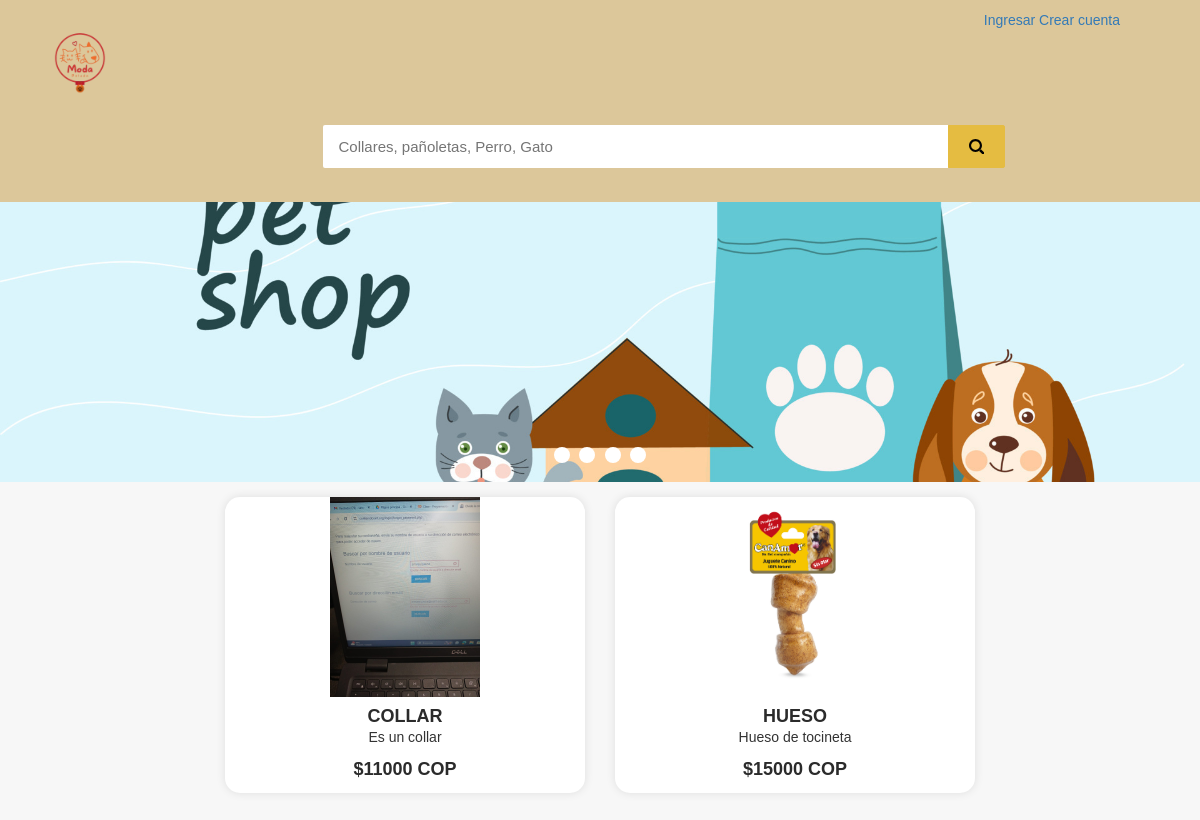
The app's page /, older data.
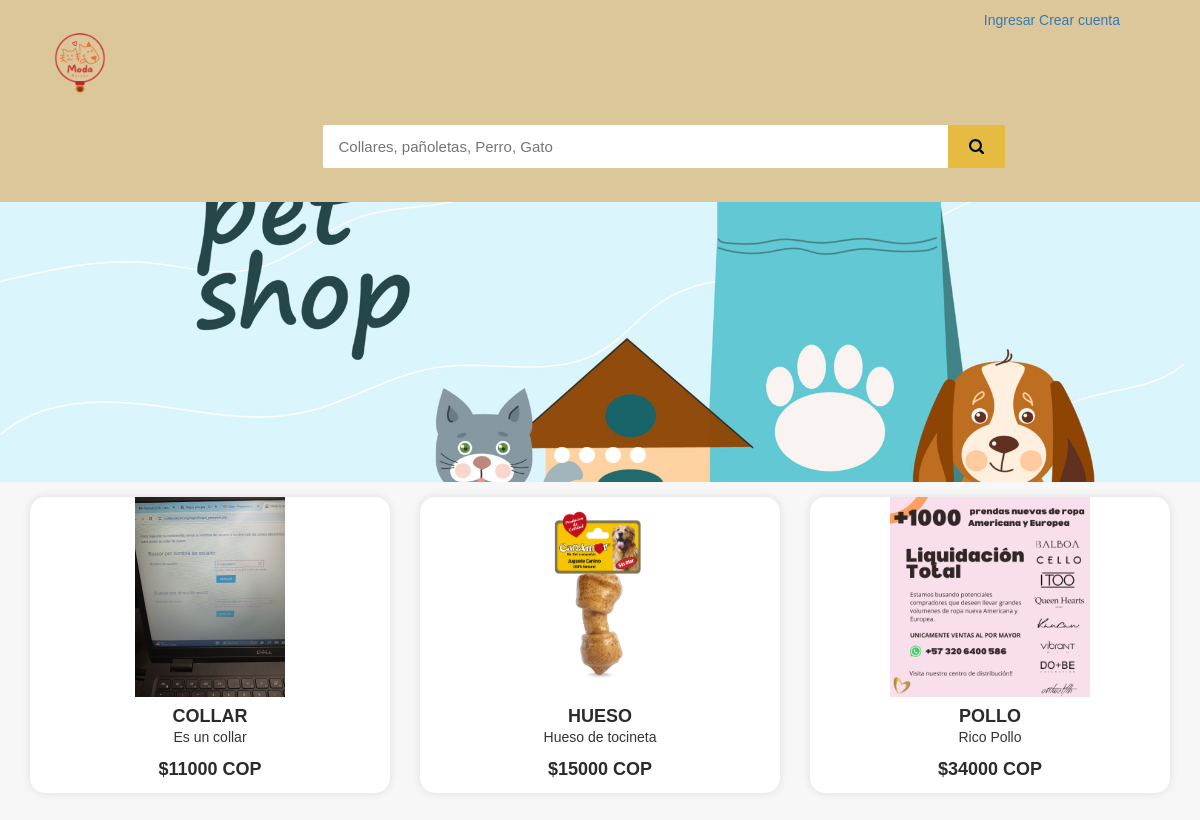
The same page, newer data.
### products/models.py (models this page shows, shortened)
class Product(models.Model):
    name=models.CharField(max_length=40)
    description=models.CharField(max_length=40)
    product_image= models.ImageField(upload_to='product_image/',null=True,blank=True)
    price = models.PositiveIntegerField()
    category = models.CharField(max_length = 70)
    quantity = models.IntegerField()

### products/views.py (the view)
# urls.py: path('',productViews.home_view,name=''),
def home_view(request):
    products=models.Product.objects.all()
    return render(request,'customer_home.html',{'products':products})

### templates/customer_home.html (shortened to what this page needs)
{% extends 'base.html' %}
{% load static %}
{% block content %}
<div class="row">
  <div class="col-md-12">
    <div class="slider-container">
      <div class="menu">
        <label for="slide-dot-1"></label>
        <label for="slide-dot-2"></label>
        <label for="slide-dot-3"></label>
        <label for="slide-dot-4"></label>
      </div>
        <div class="slide slide-1"></div>
    </div>
  </div>
</div>
<div class="page-wrapper">
  {% if products %}
    {% for p in products %}
      <div class="el-wrapper">
        <div class="el-img">
          <img src="{% static p.product_image.url %}" alt="product pic">
        </div>
        <div class="el-info">
          <h4>{{ p.name }}</h4>
          <p>{{ p.description }}</p>
          <div class="el-price">
            ${{ p.price }} COP
          </div>
        </div>
      </div>
    {% endfor %}
  {% endif %}
</div>
{% endblock content %}

Row changes from the older to the newer data that the page shows:
added Product: product_image (picture), name "POLLO", description "Rico Pollo", price "34000"
